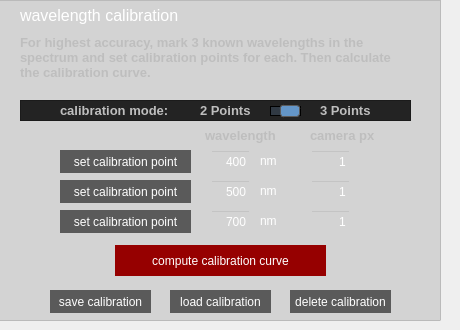
    <widget class="QWidget" name="calibration">
     <widget class="QFrame" name="frame_7">
      <property name="geometry">
       <rect>
        <x>-10</x>
        <y>0</y>
        <width>451</width>
        <height>321</height>
       </rect>
      </property>
      <property name="styleSheet">
       <string notr="true">background-color: rgba(0,0,0, 30);</string>
      </property>
      <property name="frameShape">
       <enum>QFrame::StyledPanel</enum>
      </property>
      <property name="frameShadow">
       <enum>QFrame::Raised</enum>
      </property>
      <widget class="QLabel" name="label_5">
       <property name="enabled">
        <bool>false</bool>
       </property>
       <property name="geometry">
        <rect>
         <x>30</x>
         <y>0</y>
         <width>201</width>
         <height>31</height>
        </rect>
       </property>
       <property name="styleSheet">
        <string notr="true">background: transparent;</string>
       </property>
       <property name="text">
        <string>&lt;html&gt;&lt;head/&gt;&lt;body&gt;&lt;p&gt;&lt;span style=&quot; font-size:12pt; color:#ffffff;&quot;&gt;wavelength calibration&lt;/span&gt;&lt;/p&gt;&lt;/body&gt;&lt;/html&gt;</string>
       </property>
       <property name="alignment">
        <set>Qt::AlignLeading|Qt::AlignLeft|Qt::AlignVCenter</set>
       </property>
      </widget>
      <widget class="QSlider" name="horizontalSlider_wlcalmode">
       <property name="geometry">
        <rect>
         <x>280</x>
         <y>100</y>
         <width>31</width>
         <height>22</height>
        </rect>
       </property>
       <property name="styleSheet">
        <string notr="true">QSlider{
background:transparent;
}

QSlider::groove:horizontal {
    border: 1px solid black;
    height: 8px; /* the groove expands to the size of the slider by default. by giving it a height, it has a fixed size */
    margin: 2px 0;
	background: rgba(100, 150, 200,50);
}

QSlider::handle:horizontal {
    background: rgb(100,150,200);
    border: 1px solid #5c5c5c;
    width: 18px;
    margin: -2px 0; /* handle is placed by default on the contents rect of the groove. Expand outside the groove */
    border-radius: 3px;
}</string>
       </property>
       <property name="minimum">
        <number>2</number>
       </property>
       <property name="maximum">
        <number>3</number>
       </property>
       <property name="value">
        <number>3</number>
       </property>
       <property name="sliderPosition">
        <number>3</number>
       </property>
       <property name="tracking">
        <bool>false</bool>
       </property>
       <property name="orientation">
        <enum>Qt::Horizontal</enum>
       </property>
       <property name="invertedAppearance">
        <bool>false</bool>
       </property>
       <property name="invertedControls">
        <bool>false</bool>
       </property>
      </widget>
      <widget class="QPushButton" name="pushButton_getP1">
       <property name="geometry">
        <rect>
         <x>70</x>
         <y>150</y>
         <width>131</width>
         <height>23</height>
        </rect>
       </property>
       <property name="styleSheet">
        <string notr="true">QPushButton {
	border: none;
	border-radius: 0px;
	background-color: rgb(90, 90, 90);
	color: white;
}

QPushButton:hover {
	background-color: rgb(155, 0, 0);
	color: white;
}

QPushButton:pressed {
	background-color: rgb(255, 0, 0);
	color: white;
}</string>
       </property>
       <property name="text">
        <string>set calibration point</string>
       </property>
      </widget>
      <widget class="QPushButton" name="pushButton_getP2">
       <property name="geometry">
        <rect>
         <x>70</x>
         <y>180</y>
         <width>131</width>
         <height>23</height>
        </rect>
       </property>
       <property name="styleSheet">
        <string notr="true">QPushButton {
	border: none;
	border-radius: 0px;
	background-color: rgb(90, 90, 90);
	color: white;
}

QPushButton:hover {
	background-color: rgb(155, 0, 0);
	color: white;
}

QPushButton:pressed {
	background-color: rgb(255, 0, 0);
	color: white;
}</string>
       </property>
       <property name="text">
        <string>set calibration point</string>
       </property>
      </widget>
      <widget class="QLineEdit" name="lineEdit_wl1">
       <property name="geometry">
        <rect>
         <x>220</x>
         <y>150</y>
         <width>41</width>
         <height>23</height>
        </rect>
       </property>
       <property name="styleSheet">
        <string notr="true">QLineEdit { 
	color: white;
	background-color: rgba(255, 255, 255, 0);
 }</string>
       </property>
       <property name="text">
        <string>400</string>
       </property>
       <property name="alignment">
        <set>Qt::AlignRight|Qt::AlignTrailing|Qt::AlignVCenter</set>
       </property>
      </widget>
      <widget class="QLabel" name="label_20">
       <property name="geometry">
        <rect>
         <x>270</x>
         <y>180</y>
         <width>21</width>
         <height>23</height>
        </rect>
       </property>
       <property name="styleSheet">
        <string notr="true">border-radius: 2px;
background-color: rgba(255, 0, 100, 0);
border-color: rgba(5, 5, 5, 0);
border-width: 1px;

</string>
       </property>
       <property name="text">
        <string>&lt;html&gt;&lt;head/&gt;&lt;body&gt;&lt;p&gt;&lt;span style=&quot; color:#ffffff;&quot;&gt;nm&lt;/span&gt;&lt;/p&gt;&lt;/body&gt;&lt;/html&gt;</string>
       </property>
      </widget>
      <widget class="QLabel" name="label_27">
       <property name="geometry">
        <rect>
         <x>270</x>
         <y>150</y>
         <width>21</width>
         <height>23</height>
        </rect>
       </property>
       <property name="styleSheet">
        <string notr="true">border-radius: 2px;
background-color: rgba(255, 0, 100, 0);
border-color: rgba(5, 5, 5, 0);
border-width: 1px;

</string>
       </property>
       <property name="text">
        <string>&lt;html&gt;&lt;head/&gt;&lt;body&gt;&lt;p&gt;&lt;span style=&quot; color:#ffffff;&quot;&gt;nm&lt;/span&gt;&lt;/p&gt;&lt;/body&gt;&lt;/html&gt;</string>
       </property>
      </widget>
      <widget class="QPushButton" name="pushButton_calwlaxis">
       <property name="geometry">
        <rect>
         <x>125</x>
         <y>245</y>
         <width>211</width>
         <height>31</height>
        </rect>
       </property>
       <property name="styleSheet">
        <string notr="true">QPushButton {
	border: none;
	border-radius: 0px;
	background-color: rgb(150, 0, 0);
	color: white;
	font: 10pt &quot;MS Shell Dlg 2&quot;;
}

QPushButton:hover {
	background-color: rgb(200, 0, 0);
	color: white;
}

QPushButton:pressed {
	background-color: rgb(255, 0, 0);
	color: white;
}

QToolTip {
 color: #ffffff; background-color: #000000; border: 0px;
}


</string>
       </property>
       <property name="text">
        <string>compute calibration curve</string>
       </property>
      </widget>
      <widget class="QLineEdit" name="lineEdit_wl2">
       <property name="geometry">
        <rect>
         <x>220</x>
         <y>180</y>
         <width>41</width>
         <height>23</height>
        </rect>
       </property>
       <property name="styleSheet">
        <string notr="true">QLineEdit { 
	color: white;
	background-color: rgba(255, 255, 255, 0);
 }</string>
       </property>
       <property name="text">
        <string>500</string>
       </property>
       <property name="alignment">
        <set>Qt::AlignRight|Qt::AlignTrailing|Qt::AlignVCenter</set>
       </property>
      </widget>
      <widget class="QPushButton" name="pushButton_savewlaxis">
       <property name="geometry">
        <rect>
         <x>60</x>
         <y>290</y>
         <width>101</width>
         <height>23</height>
        </rect>
       </property>
       <property name="styleSheet">
        <string notr="true">QPushButton {
	border: none;
	border-radius: 0px;
	background-color: rgb(90, 90, 90);
	color: white;
}

QPushButton:hover {
	background-color: rgb(155, 0, 0);
	color: white;
}

QPushButton:pressed {
	background-color: rgb(255, 0, 0);
	color: white;
}</string>
       </property>
       <property name="text">
        <string>save calibration</string>
       </property>
      </widget>
      <widget class="QLabel" name="label_28">
       <property name="geometry">
        <rect>
         <x>210</x>
         <y>100</y>
         <width>61</width>
         <height>21</height>
        </rect>
       </property>
       <property name="styleSheet">
        <string notr="true">border-radius: 2px;
background-color: rgba(255, 0, 100, 0);
border-color: rgba(5, 5, 5, 0);
border-width: 1px;

</string>
       </property>
       <property name="text">
        <string>&lt;html&gt;&lt;head/&gt;&lt;body&gt;&lt;p&gt;&lt;span style=&quot; font-size:10pt; font-weight:600; color:#bebebe;&quot;&gt;2 Points&lt;/span&gt;&lt;/p&gt;&lt;/body&gt;&lt;/html&gt;</string>
       </property>
       <property name="wordWrap">
        <bool>false</bool>
       </property>
      </widget>
      <widget class="QLabel" name="label_29">
       <property name="geometry">
        <rect>
         <x>330</x>
         <y>100</y>
         <width>61</width>
         <height>21</height>
        </rect>
       </property>
       <property name="styleSheet">
        <string notr="true">border-radius: 2px;
background-color: rgba(255, 0, 100, 0);
border-color: rgba(5, 5, 5, 0);
border-width: 1px;

</string>
       </property>
       <property name="text">
        <string>&lt;html&gt;&lt;head/&gt;&lt;body&gt;&lt;p&gt;&lt;span style=&quot; font-size:10pt; font-weight:600; color:#bebebe;&quot;&gt;3 Points&lt;/span&gt;&lt;/p&gt;&lt;/body&gt;&lt;/html&gt;</string>
       </property>
       <property name="wordWrap">
        <bool>false</bool>
       </property>
      </widget>
      <widget class="QPushButton" name="pushButton_getP3">
       <property name="geometry">
        <rect>
         <x>70</x>
         <y>210</y>
         <width>131</width>
         <height>23</height>
        </rect>
       </property>
       <property name="styleSheet">
        <string notr="true">QPushButton {
	border: none;
	border-radius: 0px;
	background-color: rgb(90, 90, 90);
	color: white;
}

QPushButton:hover {
	background-color: rgb(155, 0, 0);
	color: white;
}

QPushButton:pressed {
	background-color: rgb(255, 0, 0);
	color: white;
}</string>
       </property>
       <property name="text">
        <string>set calibration point</string>
       </property>
      </widget>
      <widget class="QLabel" name="label_30">
       <property name="geometry">
        <rect>
         <x>215</x>
         <y>125</y>
         <width>91</width>
         <height>21</height>
        </rect>
       </property>
       <property name="styleSheet">
        <string notr="true">border-radius: 2px;
background-color: rgba(255, 0, 100, 0);
border-color: rgba(5, 5, 5, 0);
border-width: 1px;

</string>
       </property>
       <property name="text">
        <string>&lt;html&gt;&lt;head/&gt;&lt;body&gt;&lt;p&gt;&lt;span style=&quot; font-size:10pt; font-weight:600; color:#bebebe;&quot;&gt;wavelength&lt;/span&gt;&lt;/p&gt;&lt;/body&gt;&lt;/html&gt;</string>
       </property>
       <property name="wordWrap">
        <bool>false</bool>
       </property>
      </widget>
      <widget class="QLabel" name="label_31">
       <property name="geometry">
        <rect>
         <x>320</x>
         <y>125</y>
         <width>91</width>
         <height>21</height>
        </rect>
       </property>
       <property name="styleSheet">
        <string notr="true">border-radius: 2px;
background-color: rgba(255, 0, 100, 0);
border-color: rgba(5, 5, 5, 0);
border-width: 1px;

</string>
       </property>
       <property name="text">
        <string>&lt;html&gt;&lt;head/&gt;&lt;body&gt;&lt;p&gt;&lt;span style=&quot; font-size:10pt; font-weight:600; color:#bebebe;&quot;&gt;camera px&lt;/span&gt;&lt;/p&gt;&lt;/body&gt;&lt;/html&gt;</string>
       </property>
       <property name="wordWrap">
        <bool>false</bool>
       </property>
      </widget>
      <widget class="QLineEdit" name="lineEdit_wl3">
       <property name="geometry">
        <rect>
         <x>220</x>
         <y>210</y>
         <width>41</width>
         <height>23</height>
        </rect>
       </property>
       <property name="styleSheet">
        <string notr="true">QLineEdit { 
	color: white;
	background-color: rgba(255, 255, 255, 0);
 }</string>
       </property>
       <property name="text">
        <string>700</string>
       </property>
       <property name="alignment">
        <set>Qt::AlignRight|Qt::AlignTrailing|Qt::AlignVCenter</set>
       </property>
      </widget>
      <widget class="QLabel" name="label_32">
       <property name="geometry">
        <rect>
         <x>270</x>
         <y>210</y>
         <width>21</width>
         <height>23</height>
        </rect>
       </property>
       <property name="styleSheet">
        <string notr="true">border-radius: 2px;
background-color: rgba(255, 0, 100, 0);
border-color: rgba(5, 5, 5, 0);
border-width: 1px;

</string>
       </property>
       <property name="text">
        <string>&lt;html&gt;&lt;head/&gt;&lt;body&gt;&lt;p&gt;&lt;span style=&quot; color:#ffffff;&quot;&gt;nm&lt;/span&gt;&lt;/p&gt;&lt;/body&gt;&lt;/html&gt;</string>
       </property>
      </widget>
      <widget class="QLineEdit" name="lineEdit_px1">
       <property name="geometry">
        <rect>
         <x>320</x>
         <y>150</y>
         <width>41</width>
         <height>23</height>
        </rect>
       </property>
       <property name="styleSheet">
        <string notr="true">QLineEdit { 
	color: white;
	background-color: rgba(255, 255, 255, 0);
 }</string>
       </property>
       <property name="text">
        <string>1</string>
       </property>
       <property name="alignment">
        <set>Qt::AlignRight|Qt::AlignTrailing|Qt::AlignVCenter</set>
       </property>
      </widget>
      <widget class="QLineEdit" name="lineEdit_px2">
       <property name="geometry">
        <rect>
         <x>320</x>
         <y>180</y>
         <width>41</width>
         <height>23</height>
        </rect>
       </property>
       <property name="styleSheet">
        <string notr="true">QLineEdit { 
	color: white;
	background-color: rgba(255, 255, 255, 0);
 }</string>
       </property>
       <property name="text">
        <string>1</string>
       </property>
       <property name="alignment">
        <set>Qt::AlignRight|Qt::AlignTrailing|Qt::AlignVCenter</set>
       </property>
      </widget>
      <widget class="QLineEdit" name="lineEdit_px3">
       <property name="geometry">
        <rect>
         <x>320</x>
         <y>210</y>
         <width>41</width>
         <height>23</height>
        </rect>
       </property>
       <property name="styleSheet">
        <string notr="true">QLineEdit { 
	color: white;
	background-color: rgba(255, 255, 255, 0);
 }</string>
       </property>
       <property name="text">
        <string>1</string>
       </property>
       <property name="alignment">
        <set>Qt::AlignRight|Qt::AlignTrailing|Qt::AlignVCenter</set>
       </property>
      </widget>
      <widget class="QPushButton" name="pushButton_loadwlaxis">
       <property name="geometry">
        <rect>
         <x>180</x>
         <y>290</y>
         <width>101</width>
         <height>23</height>
        </rect>
       </property>
       <property name="styleSheet">
        <string notr="true">QPushButton {
	border: none;
	border-radius: 0px;
	background-color: rgb(90, 90, 90);
	color: white;
}

QPushButton:hover {
	background-color: rgb(155, 0, 0);
	color: white;
}

QPushButton:pressed {
	background-color: rgb(255, 0, 0);
	color: white;
}</string>
       </property>
       <property name="text">
        <string>load calibration</string>
       </property>
      </widget>
      <widget class="QLabel" name="label_33">
       <property name="geometry">
        <rect>
         <x>70</x>
         <y>100</y>
         <width>141</width>
         <height>21</height>
        </rect>
       </property>
       <property name="styleSheet">
        <string notr="true">border-radius: 2px;
background-color: rgba(255, 0, 100, 0);
border-color: rgba(5, 5, 5, 0);
border-width: 1px;

</string>
       </property>
       <property name="text">
        <string>&lt;html&gt;&lt;head/&gt;&lt;body&gt;&lt;p&gt;&lt;span style=&quot; font-size:10pt; font-weight:600; color:#bebebe;&quot;&gt;calibration mode:&lt;/span&gt;&lt;/p&gt;&lt;/body&gt;&lt;/html&gt;</string>
       </property>
       <property name="wordWrap">
        <bool>false</bool>
       </property>
      </widget>
      <widget class="QPushButton" name="pushButton_clearcal">
       <property name="geometry">
        <rect>
         <x>300</x>
         <y>290</y>
         <width>101</width>
         <height>23</height>
        </rect>
       </property>
       <property name="styleSheet">
        <string notr="true">QPushButton {
	border: none;
	border-radius: 0px;
	background-color: rgb(90, 90, 90);
	color: white;
}

QPushButton:hover {
	background-color: rgb(155, 0, 0);
	color: white;
}

QPushButton:pressed {
	background-color: rgb(255, 0, 0);
	color: white;
}</string>
       </property>
       <property name="text">
        <string>delete calibration</string>
       </property>
      </widget>
      <widget class="QLabel" name="label_39">
       <property name="geometry">
        <rect>
         <x>30</x>
         <y>35</y>
         <width>391</width>
         <height>51</height>
        </rect>
       </property>
       <property name="styleSheet">
        <string notr="true">border-radius: 2px;
background-color: rgba(255, 0, 100, 0);
border-color: rgba(5, 5, 5, 0);
border-width: 1px;

</string>
       </property>
       <property name="text">
        <string>&lt;html&gt;&lt;head/&gt;&lt;body&gt;&lt;p&gt;&lt;span style=&quot; font-size:10pt; font-weight:600; color:#bebebe;&quot;&gt;For highest accuracy, mark 3 known wavelengths in the spectrum and set calibration points for each. Then calculate the calibration curve.&lt;/span&gt;&lt;/p&gt;&lt;/body&gt;&lt;/html&gt;</string>
       </property>
       <property name="alignment">
        <set>Qt::AlignLeading|Qt::AlignLeft|Qt::AlignTop</set>
       </property>
       <property name="wordWrap">
        <bool>true</bool>
       </property>
      </widget>
      <widget class="QFrame" name="frame_9">
       <property name="geometry">
        <rect>
         <x>30</x>
         <y>100</y>
         <width>391</width>
         <height>21</height>
        </rect>
       </property>
       <property name="styleSheet">
        <string notr="true">background-color: rgb(35,35,35);</string>
       </property>
       <property name="frameShape">
        <enum>QFrame::StyledPanel</enum>
       </property>
       <property name="frameShadow">
        <enum>QFrame::Raised</enum>
       </property>
      </widget>
      <zorder>frame_9</zorder>
      <zorder>label_5</zorder>
      <zorder>label_33</zorder>
      <zorder>horizontalSlider_wlcalmode</zorder>
      <zorder>pushButton_getP1</zorder>
      <zorder>pushButton_getP2</zorder>
      <zorder>lineEdit_wl1</zorder>
      <zorder>label_20</zorder>
      <zorder>pushButton_calwlaxis</zorder>
      <zorder>lineEdit_wl2</zorder>
      <zorder>pushButton_savewlaxis</zorder>
      <zorder>label_27</zorder>
      <zorder>label_28</zorder>
      <zorder>pushButton_getP3</zorder>
      <zorder>label_29</zorder>
      <zorder>label_30</zorder>
      <zorder>lineEdit_wl3</zorder>
      <zorder>lineEdit_px1</zorder>
      <zorder>lineEdit_px2</zorder>
      <zorder>lineEdit_px3</zorder>
      <zorder>pushButton_loadwlaxis</zorder>
      <zorder>label_31</zorder>
      <zorder>pushButton_clearcal</zorder>
      <zorder>label_32</zorder>
      <zorder>label_39</zorder>
     </widget>
    </widget>
